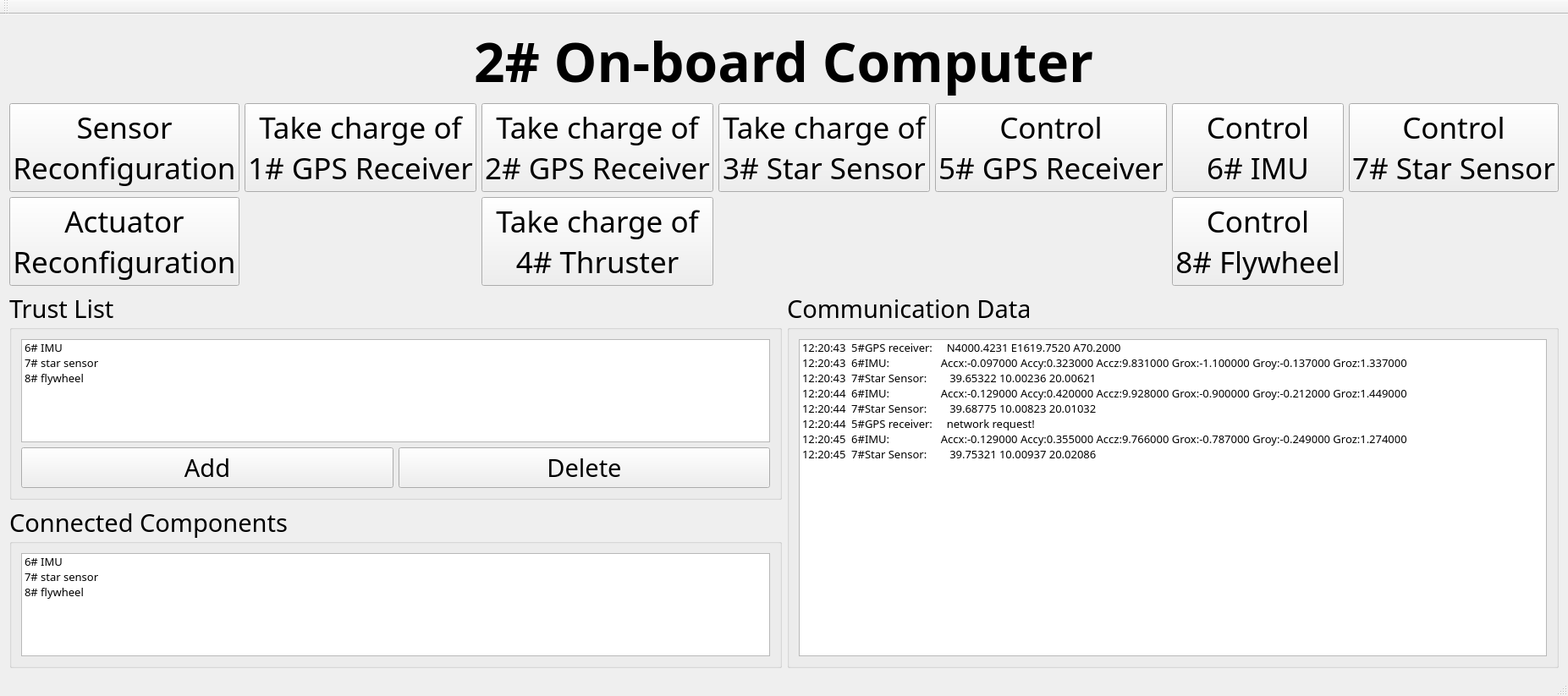
<?xml version="1.0" encoding="UTF-8"?>
<ui version="4.0">
 <class>MainWindow</class>
 <widget class="QMainWindow" name="MainWindow">
  <property name="geometry">
   <rect>
    <x>0</x>
    <y>0</y>
    <width>1356</width>
    <height>823</height>
   </rect>
  </property>
  <property name="windowTitle">
   <string>Spacecraft Cluster</string>
  </property>
  <widget class="QWidget" name="centralWidget">
   <layout class="QVBoxLayout" name="verticalLayout_5">
    <item>
     <layout class="QHBoxLayout" name="horizontalLayout_2">
      <item>
       <spacer name="horizontalSpacer">
        <property name="orientation">
         <enum>Qt::Horizontal</enum>
        </property>
        <property name="sizeHint" stdset="0">
         <size>
          <width>40</width>
          <height>20</height>
         </size>
        </property>
       </spacer>
      </item>
      <item>
       <widget class="QLabel" name="label">
        <property name="font">
         <font>
          <family>Adobe Arabic</family>
          <pointsize>48</pointsize>
          <weight>75</weight>
          <bold>true</bold>
         </font>
        </property>
        <property name="text">
         <string>2# On-board Computer</string>
        </property>
       </widget>
      </item>
      <item>
       <spacer name="horizontalSpacer_2">
        <property name="orientation">
         <enum>Qt::Horizontal</enum>
        </property>
        <property name="sizeHint" stdset="0">
         <size>
          <width>40</width>
          <height>20</height>
         </size>
        </property>
       </spacer>
      </item>
     </layout>
    </item>
    <item>
     <layout class="QGridLayout" name="gridLayout">
      <item row="0" column="3">
       <widget class="QPushButton" name="pushButton_8">
        <property name="font">
         <font>
          <family>Adobe Arabic</family>
          <pointsize>26</pointsize>
         </font>
        </property>
        <property name="text">
         <string>Take charge of 
3# Star Sensor</string>
        </property>
       </widget>
      </item>
      <item row="0" column="1">
       <widget class="QPushButton" name="pushButton_5">
        <property name="font">
         <font>
          <family>Adobe Arabic</family>
          <pointsize>26</pointsize>
         </font>
        </property>
        <property name="text">
         <string>Take charge of 
1# GPS Receiver</string>
        </property>
       </widget>
      </item>
      <item row="0" column="4">
       <widget class="QPushButton" name="pushButton_9">
        <property name="font">
         <font>
          <family>Adobe Arabic</family>
          <pointsize>26</pointsize>
         </font>
        </property>
        <property name="text">
         <string>Control 
5# GPS Receiver</string>
        </property>
       </widget>
      </item>
      <item row="0" column="5">
       <widget class="QPushButton" name="pushButton_10">
        <property name="font">
         <font>
          <family>Adobe Arabic</family>
          <pointsize>26</pointsize>
         </font>
        </property>
        <property name="text">
         <string>Control 
6# IMU</string>
        </property>
       </widget>
      </item>
      <item row="0" column="6">
       <widget class="QPushButton" name="pushButton_11">
        <property name="font">
         <font>
          <family>Adobe Arabic</family>
          <pointsize>26</pointsize>
         </font>
        </property>
        <property name="text">
         <string>Control 
7# Star Sensor</string>
        </property>
       </widget>
      </item>
      <item row="0" column="0">
       <widget class="QPushButton" name="pushButton">
        <property name="font">
         <font>
          <family>Adobe Arabic</family>
          <pointsize>26</pointsize>
         </font>
        </property>
        <property name="text">
         <string>Sensor
Reconfiguration</string>
        </property>
       </widget>
      </item>
      <item row="0" column="2">
       <widget class="QPushButton" name="pushButton_6">
        <property name="font">
         <font>
          <family>Adobe Arabic</family>
          <pointsize>26</pointsize>
         </font>
        </property>
        <property name="text">
         <string>Take charge of 
2# GPS Receiver</string>
        </property>
       </widget>
      </item>
      <item row="1" column="0">
       <widget class="QPushButton" name="pushButton_2">
        <property name="font">
         <font>
          <family>Adobe Arabic</family>
          <pointsize>26</pointsize>
         </font>
        </property>
        <property name="text">
         <string>Actuator 
Reconfiguration</string>
        </property>
       </widget>
      </item>
      <item row="1" column="2">
       <widget class="QPushButton" name="pushButton_7">
        <property name="font">
         <font>
          <family>Adobe Arabic</family>
          <pointsize>26</pointsize>
         </font>
        </property>
        <property name="text">
         <string>Take charge of 
4# Thruster</string>
        </property>
       </widget>
      </item>
      <item row="1" column="5">
       <widget class="QPushButton" name="pushButton_12">
        <property name="font">
         <font>
          <family>Adobe Arabic</family>
          <pointsize>26</pointsize>
         </font>
        </property>
        <property name="text">
         <string>Control 
8# Flywheel</string>
        </property>
       </widget>
      </item>
     </layout>
    </item>
    <item>
     <layout class="QHBoxLayout" name="horizontalLayout_3">
      <item>
       <layout class="QVBoxLayout" name="verticalLayout_4">
        <item>
         <widget class="QGroupBox" name="groupBox">
          <property name="font">
           <font>
            <family>Adobe Arabic</family>
            <pointsize>22</pointsize>
           </font>
          </property>
          <property name="title">
           <string>Trust List</string>
          </property>
          <layout class="QVBoxLayout" name="verticalLayout">
           <item>
            <widget class="QListWidget" name="listWidget">
             <property name="font">
              <font>
               <pointsize>10</pointsize>
              </font>
             </property>
             <item>
              <property name="text">
               <string>6# IMU</string>
              </property>
             </item>
             <item>
              <property name="text">
               <string>7# star sensor</string>
              </property>
             </item>
             <item>
              <property name="text">
               <string>8# flywheel</string>
              </property>
             </item>
            </widget>
           </item>
           <item>
            <layout class="QHBoxLayout" name="horizontalLayout">
             <item>
              <widget class="QPushButton" name="pushButton_3">
               <property name="text">
                <string>Add</string>
               </property>
              </widget>
             </item>
             <item>
              <widget class="QPushButton" name="pushButton_4">
               <property name="text">
                <string>Delete</string>
               </property>
              </widget>
             </item>
            </layout>
           </item>
          </layout>
         </widget>
        </item>
        <item>
         <widget class="QGroupBox" name="groupBox_2">
          <property name="font">
           <font>
            <family>Adobe Arabic</family>
            <pointsize>22</pointsize>
           </font>
          </property>
          <property name="title">
           <string>Connected Components</string>
          </property>
          <layout class="QVBoxLayout" name="verticalLayout_2">
           <item>
            <widget class="QListWidget" name="listWidget_3">
             <property name="font">
              <font>
               <pointsize>10</pointsize>
              </font>
             </property>
             <item>
              <property name="text">
               <string>6# IMU</string>
              </property>
             </item>
             <item>
              <property name="text">
               <string>7# star sensor</string>
              </property>
             </item>
             <item>
              <property name="text">
               <string>8# flywheel</string>
              </property>
             </item>
            </widget>
           </item>
          </layout>
         </widget>
        </item>
       </layout>
      </item>
      <item>
       <widget class="QGroupBox" name="groupBox_3">
        <property name="font">
         <font>
          <family>Adobe Arabic</family>
          <pointsize>22</pointsize>
         </font>
        </property>
        <property name="title">
         <string>Communication Data</string>
        </property>
        <layout class="QVBoxLayout" name="verticalLayout_3">
         <item>
          <widget class="QListWidget" name="listWidget_2">
           <property name="font">
            <font>
             <pointsize>10</pointsize>
            </font>
           </property>
           <item>
            <property name="text">
             <string>12:20:43  5#GPS receiver:     N4000.4231 E1619.7520 A70.2000</string>
            </property>
           </item>
           <item>
            <property name="text">
             <string>12:20:43  6#IMU:                  Accx:-0.097000 Accy:0.323000 Accz:9.831000 Grox:-1.100000 Groy:-0.137000 Groz:1.337000</string>
            </property>
           </item>
           <item>
            <property name="text">
             <string>12:20:43  7#Star Sensor:        39.65322 10.00236 20.00621</string>
            </property>
           </item>
           <item>
            <property name="text">
             <string>12:20:44  6#IMU:                  Accx:-0.129000 Accy:0.420000 Accz:9.928000 Grox:-0.900000 Groy:-0.212000 Groz:1.449000</string>
            </property>
           </item>
           <item>
            <property name="text">
             <string>12:20:44  7#Star Sensor:        39.68775 10.00823 20.01032</string>
            </property>
           </item>
           <item>
            <property name="text">
             <string>12:20:44  5#GPS receiver:     network request!</string>
            </property>
           </item>
           <item>
            <property name="text">
             <string>12:20:45  6#IMU:                  Accx:-0.129000 Accy:0.355000 Accz:9.766000 Grox:-0.787000 Groy:-0.249000 Groz:1.274000</string>
            </property>
           </item>
           <item>
            <property name="text">
             <string>12:20:45  7#Star Sensor:        39.75321 10.00937 20.02086</string>
            </property>
           </item>
          </widget>
         </item>
        </layout>
       </widget>
      </item>
     </layout>
    </item>
   </layout>
  </widget>
  <widget class="QMenuBar" name="menuBar">
   <property name="geometry">
    <rect>
     <x>0</x>
     <y>0</y>
     <width>1356</width>
     <height>23</height>
    </rect>
   </property>
  </widget>
  <widget class="QToolBar" name="mainToolBar">
   <attribute name="toolBarArea">
    <enum>TopToolBarArea</enum>
   </attribute>
   <attribute name="toolBarBreak">
    <bool>false</bool>
   </attribute>
  </widget>
  <widget class="QStatusBar" name="statusBar"/>
 </widget>
 <layoutdefault spacing="6" margin="11"/>
 <resources/>
 <connections/>
</ui>
